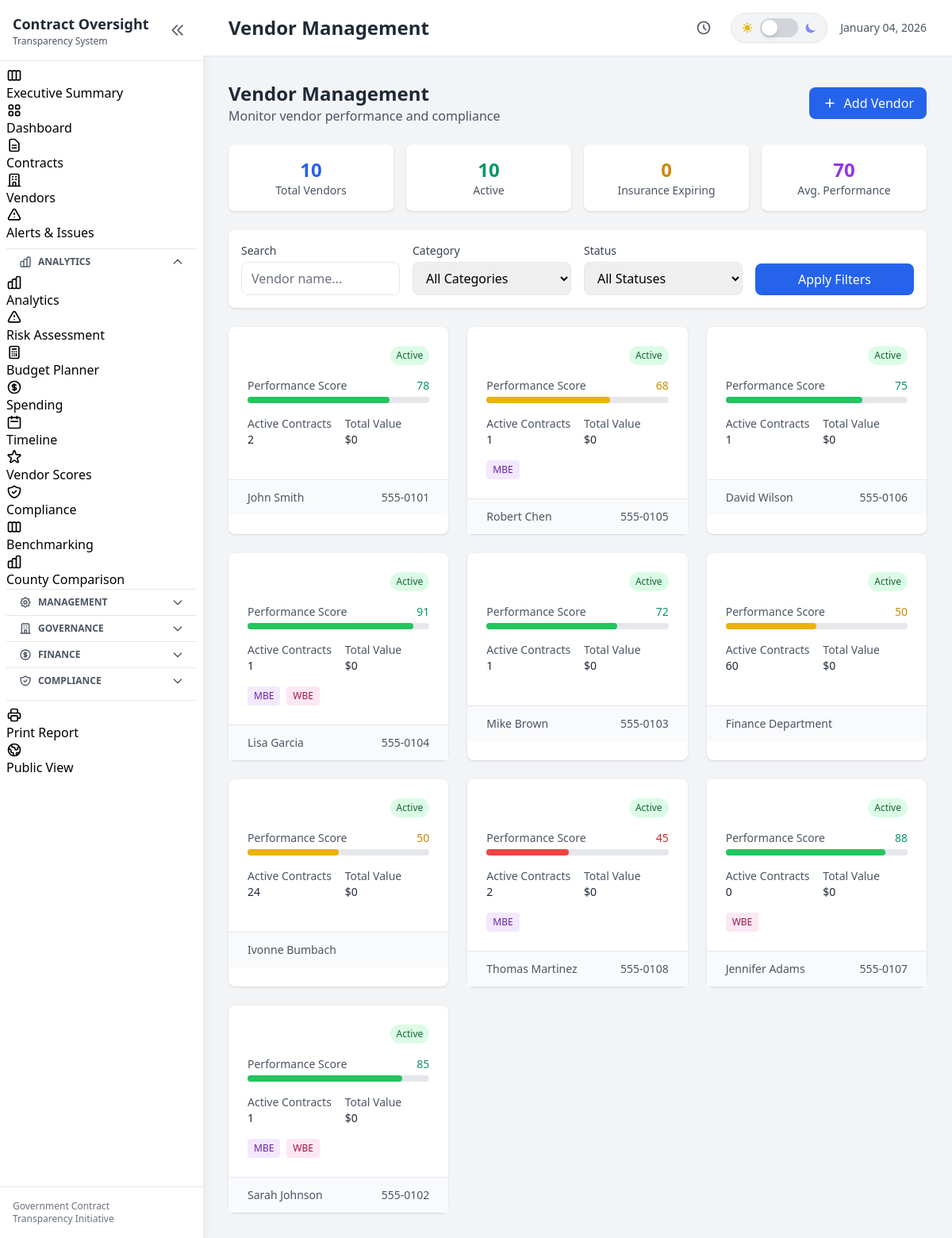
Page /vendors on the earlier database version.
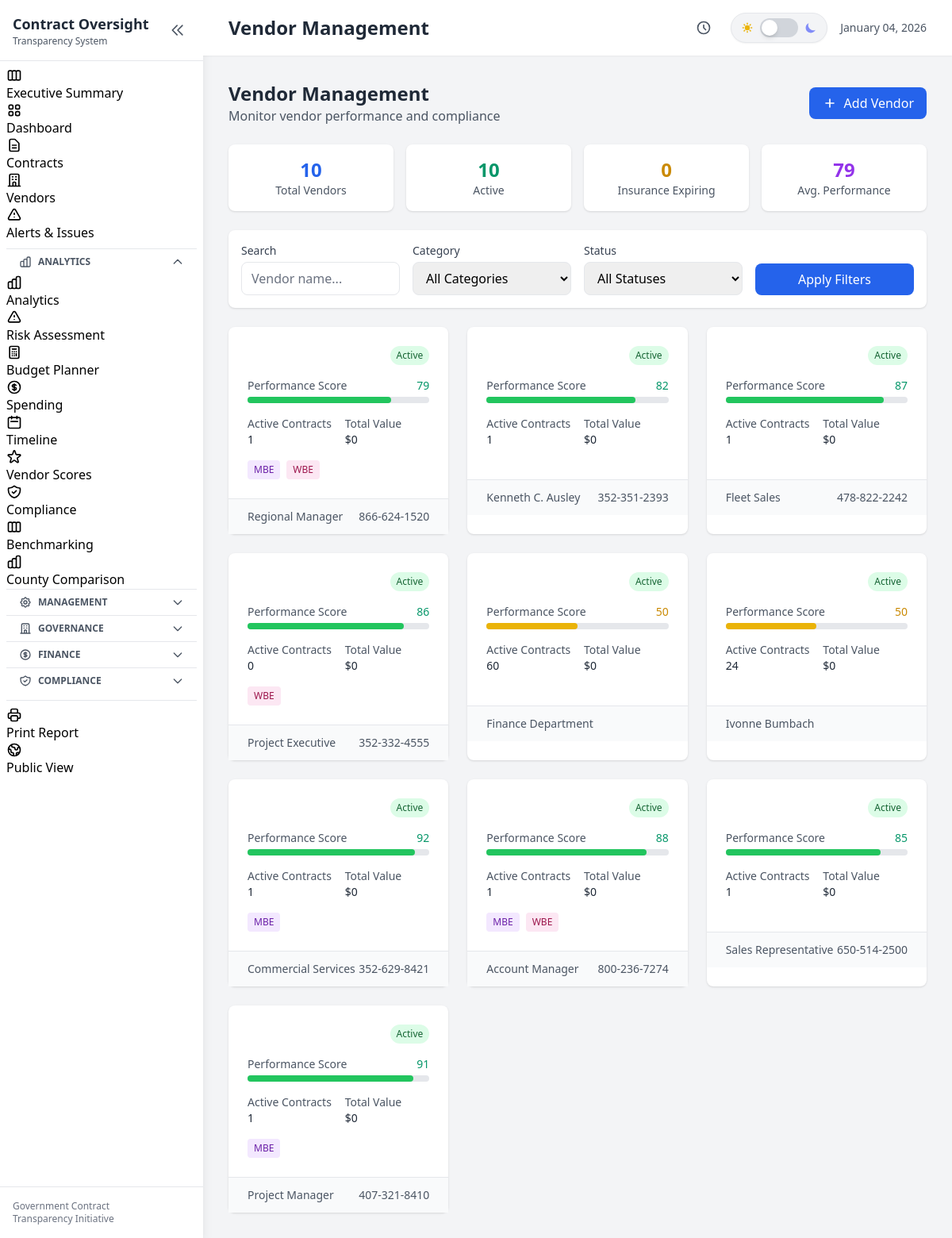
Same page on the later database version.
### tables this page shows
CREATE TABLE vendors (
                vendor_id TEXT PRIMARY KEY,
                vendor_name TEXT NOT NULL,
                vendor_type TEXT,
                contact_name TEXT,
                contact_email TEXT,
                contact_phone TEXT,
                address TEXT,
                city TEXT,
                state TEXT,
                zip_code TEXT,
                tax_id TEXT,
                certification_status TEXT,
                minority_owned INTEGER DEFAULT 0,
                woman_owned INTEGER DEFAULT 0,
                small_business INTEGER DEFAULT 0,
                local_business INTEGER DEFAULT 0,
                registration_date TEXT,
                status TEXT DEFAULT 'Active',
                performance_score REAL DEFAULT 50,
                total_contracts INTEGER DEFAULT 0,
                total_awarded REAL DEFAULT 0,
                notes TEXT,
                created_at TEXT DEFAULT CURRENT_TIMESTAMP,
                updated_at TEXT DEFAULT CURRENT_TIMESTAMP,
                is_deleted INTEGER DEFAULT 0
            );

### web/app.py (the view)
@app.route('/vendors')
def vendors_list():
    global current_vendors
    if current_vendors is None:
        load_data()
    vendors = current_vendors.to_dict('records') if current_vendors is not None else []
    performance_scores = []
    for vendor in vendors:
        contracts = db.get_vendor_contracts(vendor['vendor_id'])
        vendor['contract_count'] = len(contracts)
        vendor['total_value'] = sum(c.get('current_amount', 0) or 0 for c in contracts)
        metrics = vendor_scorer.get_vendor_metrics(vendor, contracts)
        vendor.update(metrics)
        if 'performance_score' in vendor:
            performance_scores.append(vendor['performance_score'])
    active_count = sum(1 for v in vendors if v.get('status') == 'Active')
    from datetime import datetime, timedelta
    today = datetime.now().date()
    expiring_threshold = today + timedelta(days=30)
    expiring_insurance = 0
    for v in vendors:
        if v.get('insurance_expiry'):
            try:
                exp_date = datetime.strptime(str(v['insurance_expiry']), '%Y-%m-%d').date()
                if today <= exp_date <= expiring_threshold:
                    expiring_insurance += 1
            except:
                pass
    avg_score = sum(performance_scores) / len(performance_scores) if performance_scores else 0
    categories = list(set(v.get('category', '') for v in vendors if v.get('category')))
    return render_template('vendors.html',
                          vendors=vendors,
                          active_count=active_count,
                          expiring_insurance=expiring_insurance,
                          avg_score=avg_score,
                          categories=categories,
                          title='Vendor Management')

### web/templates/vendors.html (shortened to what this page needs)
{% extends "base.html" %}
{% block content %}
<div class="flex flex-col md:flex-row md:items-center md:justify-between mb-6">
    <div>
        <h1 class="text-2xl font-bold text-gray-800 dark:text-white">Vendor Management</h1>
        <p class="text-gray-500 dark:text-gray-400">Monitor vendor performance and compliance</p>
    </div>
    <div class="mt-4 md:mt-0">
        <button onclick="openAddVendorModal()" class="px-4 py-2 bg-blue-600 text-white rounded-lg hover:bg-blue-700 flex items-center">
            <svg class="w-5 h-5 mr-2" fill="none" stroke="currentColor" viewBox="0 0 24 24">
                <path stroke-linecap="round" stroke-linejoin="round" stroke-width="2" d="M12 6v6m0 0v6m0-6h6m-6 0H6"></path>
            </svg>
            Add Vendor
        </button>
    </div>
</div>
<div class="grid grid-cols-2 md:grid-cols-4 gap-4 mb-6">
    <div class="bg-white dark:bg-gray-800 rounded-lg shadow p-4 text-center">
        <p class="text-2xl font-bold text-blue-600">{{ vendors|length }}</p>
        <p class="text-sm text-gray-500 dark:text-gray-400">Total Vendors</p>
    </div>
    <div class="bg-white dark:bg-gray-800 rounded-lg shadow p-4 text-center">
        <p class="text-2xl font-bold text-green-600">{{ active_count }}</p>
        <p class="text-sm text-gray-500 dark:text-gray-400">Active</p>
    </div>
    <div class="bg-white dark:bg-gray-800 rounded-lg shadow p-4 text-center">
        <p class="text-2xl font-bold text-yellow-600">{{ expiring_insurance }}</p>
        <p class="text-sm text-gray-500 dark:text-gray-400">Insurance Expiring</p>
    </div>
    <div class="bg-white dark:bg-gray-800 rounded-lg shadow p-4 text-center">
        <p class="text-2xl font-bold text-purple-600">{{ avg_score|int }}</p>
        <p class="text-sm text-gray-500 dark:text-gray-400">Avg. Performance</p>
    </div>
</div>
<div class="bg-white dark:bg-gray-800 rounded-lg shadow mb-6 p-4">
    <form method="GET" class="grid grid-cols-1 md:grid-cols-4 gap-4">
        <div>
            <label class="block text-sm font-medium text-gray-700 dark:text-gray-300 mb-1">Search</label>
            <input type="text" name="search" value="{{ request.args.get('search', '') }}"
                   placeholder="Vendor name..."
                   class="w-full px-3 py-2 border rounded-lg dark:bg-gray-700 dark:border-gray-600 dark:text-white">
        </div>
        <div>
            <label class="block text-sm font-medium text-gray-700 dark:text-gray-300 mb-1">Category</label>
            <select name="category" class="w-full px-3 py-2 border rounded-lg dark:bg-gray-700 dark:border-gray-600 dark:text-white">
                <option value="">All Categories</option>
            </select>
        </div>
        <div>
            <label class="block text-sm font-medium text-gray-700 dark:text-gray-300 mb-1">Status</label>
            <select name="status" class="w-full px-3 py-2 border rounded-lg dark:bg-gray-700 dark:border-gray-600 dark:text-white">
                <option value="">All Statuses</option>
            </select>
        </div>
        <div class="flex items-end">
            <button type="submit" class="w-full px-4 py-2 bg-blue-600 text-white rounded-lg hover:bg-blue-700">
                Apply Filters
            </button>
        </div>
    </form>
</div>
<div class="grid grid-cols-1 md:grid-cols-2 lg:grid-cols-3 gap-6">
    {% for vendor in vendors %}
    <div class="bg-white dark:bg-gray-800 rounded-lg shadow hover:shadow-lg transition-shadow cursor-pointer"
         onclick="window.location='{{ url_for('vendor_detail', vendor_id=vendor.vendor_id) }}'">
        <div class="p-6">
            <div class="flex items-start justify-between mb-4">
                <span class="px-2 py-1 text-xs font-medium rounded-full
                    {% if vendor.status == 'Active' %}bg-green-100 text-green-800 dark:bg-green-900 dark:text-green-200
                    {% elif vendor.status == 'Inactive' %}bg-gray-100 text-gray-800 dark:bg-gray-700 dark:text-gray-200
                    {% else %}bg-red-100 text-red-800 dark:bg-red-900 dark:text-red-200{% endif %}">
                    {{ vendor.status }}
                </span>
            </div>
            <div class="mb-4">
                <div class="flex items-center justify-between mb-1">
                    <span class="text-sm text-gray-600 dark:text-gray-400">Performance Score</span>
                    <span class="text-sm font-medium
                        {% if vendor.performance_score and vendor.performance_score < 50 %}text-red-600
                        {% elif vendor.performance_score and vendor.performance_score < 70 %}text-yellow-600
                        {% else %}text-green-600{% endif %}">
                        {{ vendor.performance_score|int if vendor.performance_score else '-' }}
                    </span>
                </div>
                <div class="w-full bg-gray-200 dark:bg-gray-700 rounded-full h-2">
                    <div class="h-2 rounded-full
                        {% if vendor.performance_score and vendor.performance_score < 50 %}bg-red-500
                        {% elif vendor.performance_score and vendor.performance_score < 70 %}bg-yellow-500
                        {% else %}bg-green-500{% endif %}"
                        style="width: {{ vendor.performance_score or 0 }}%"></div>
                </div>
            </div>
            <div class="grid grid-cols-2 gap-4 mb-4 text-sm">
                <div>
                    <p class="text-gray-500 dark:text-gray-400">Active Contracts</p>
                    <p class="font-medium text-gray-800 dark:text-white">{{ vendor.active_contracts or 0 }}</p>
                </div>
                <div>
                    <p class="text-gray-500 dark:text-gray-400">Total Value</p>
                    <p class="font-medium text-gray-800 dark:text-white">${{ '{:,.0f}'.format(vendor.total_contract_value or 0) }}</p>
                </div>
            </div>
            <div class="flex items-center space-x-2 text-xs">
                {% if vendor.minority_owned %}
                <span class="px-2 py-1 bg-purple-100 text-purple-800 rounded">MBE</span>
                {% endif %}
                {% if vendor.woman_owned %}
                <span class="px-2 py-1 bg-pink-100 text-pink-800 rounded">WBE</span>
                {% endif %}
            </div>
        </div>
        <div class="px-6 py-3 bg-gray-50 dark:bg-gray-700 border-t dark:border-gray-600 text-sm">
            <div class="flex items-center justify-between">
                <span class="text-gray-600 dark:text-gray-400">{{ vendor.contact_name or 'No contact' }}</span>
                <span class="text-gray-500 dark:text-gray-400">{{ vendor.contact_phone or '' }}</span>
            </div>
        </div>
    </div>
    {% else %}
    <div class="col-span-full text-center py-12">
        <p class="text-gray-500 dark:text-gray-400">No vendors found matching your criteria</p>
    </div>
    {% endfor %}
</div>
{% endblock %}

Differences in the rows shown:
changed vendors: performance_score "91" → "79"; contact_name "Lisa Garcia" → "Regional Manager"; contact_phone "555-0104" → "866-624-1520"; moves up the list
changed vendors: performance_score "78" → "82"; active_contracts "2" → "1"; contact_name "John Smith" → "Kenneth C. Ausley"; contact_phone "555-0101" → "352-351-2393"
changed vendors: performance_score "75" → "87"; contact_name "David Wilson" → "Fleet Sales"; contact_phone "555-0106" → "478-822-2242"
changed vendors: performance_score "88" → "86"; contact_name "Jennifer Adams" → "Project Executive"; contact_phone "555-0107" → "352-332-4555"; moves up the list
changed vendors: performance_score "45" → "92"; active_contracts "2" → "1"; contact_name "Thomas Martinez" → "Commercial Services"; contact_phone "555-0108" → "352-629-8421"
changed vendors: performance_score "85" → "88"; contact_name "Sarah Johnson" → "Account Manager"; contact_phone "555-0102" → "800-236-7274"
changed vendors: performance_score "72" → "85"; contact_name "Mike Brown" → "Sales Representative"; contact_phone "555-0103" → "650-514-2500"; moves down the list
changed vendors: performance_score "68" → "91"; contact_name "Robert Chen" → "Project Manager"; contact_phone "555-0105" → "407-321-8410"; moves down the list
Other differences:
{{ avg_score|int }}: "70" → "79"
